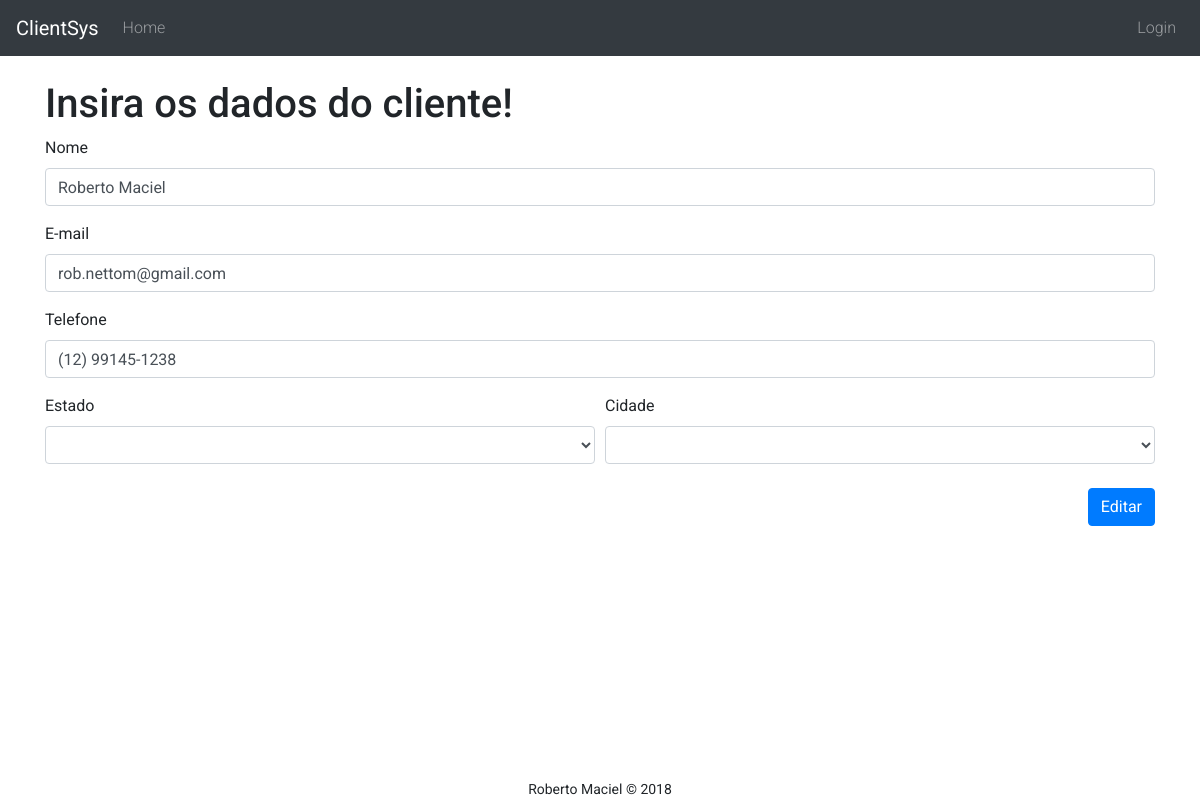
Page /editClient.php?id=1 on the committed database.
### tables this page shows
CREATE TABLE `clients` (
  `id` int(11) NOT NULL,
  `email` varchar(150) NOT NULL,
  `name` varchar(50) NOT NULL,
  `city` varchar(50) NOT NULL,
  `state` varchar(40) NOT NULL,
  `phone` varchar(15) NOT NULL
);

### connection.php (called while the page is built, shortened)
<?php
class CONNECTION
{
    public $user = "root";
    public $password = "";
    public $host = "127.0.0.1";
    public $dbname = "clientsys";
    public function Connect()
    {
        $connect = new PDO("mysql:host=$this->host;port=3306;dbname=$this->dbname", $this->user, $this->password);
        $connect->setAttribute(PDO::ATTR_ERRMODE, PDO::ERRMODE_EXCEPTION);
        $connect->exec("set names utf8");
        return $connect;
    }
    public function GetClientInfo($id)
    {
        $connection = new CONNECTION();
        try {
            $connect = $connection->Connect();
            $connect->exec("set names utf8");
            $lines = $connect->query("SELECT * FROM clients WHERE id = $id");
            return $lines;
        } catch (PDOException $e) {
            echo "Deu erro..." . $e->getMessage();
        }
    }
}

### editClient.php (the view, shortened to what this page needs)
<html>
<head>
    <link rel="stylesheet" href="https://stackpath.bootstrapcdn.com/bootstrap/4.1.1/css/bootstrap.min.css"
>
    <link rel="stylesheet" href="css/style.css" />
</head>
<body>
    <?php
include_once "include/navbar.php";
include_once "connection.php";
$id = $_GET["id"];
$connection = new CONNECTION();
$lines = $connection->GetClientInfo($id);
foreach ($lines as $line) {
}
?>
    <div id="register">
        <div class="container">
            <h1>Insira os dados do cliente!</h1>
            <form method="post" action="client.php?id='<?php echo $id ?>'&action=update">
                <div class="form-group">
                    <label for="name">Nome</label>
                    <input type="text" class="form-control" name="name" id="name" aria-describedby="nameHelp" value="<?php echo $line["name"] ?>" required>
                </div>
                <div class="form-group">
                    <label for="email">E-mail</label>
                    <input type="email" class="form-control" name="email" id="email" aria-describedby="emailHelp" value="<?php echo $line["email"] ?>" required>
                </div>
                <div class="form-group">
                    <label for="phone">Telefone</label>
                    <input type="phone" class="form-control" name="phone" id="phone" aria-describedby="phoneHelp" value="<?php echo $line["phone"] ?>" required>
                </div>
                <div class="form-row">
                    <div class="col">
                    <label for="state">Estado</label>
                        <select type="state" class="form-control" name="state" id="state" aria-describedby="stateHelp" required>
                            <option value="<?php echo $line["state"] ?>"></option>
                        </select>
                    </div>
                    <div class="col">
                        <label for="city">Cidade</label>
                        <select id="city" name="city" class="form-control" required>
                            <option value="<?php echo $line["city"] ?>"></option>
		                </select>
                    </div>
                </div>
                <br>
                <button type="Editar" class="btn btn-primary float-right">Editar</button>
            </form>
        </div>
    </div>
    <?php include_once "include/footer.php"?>
</body>
</html>

### css/style.css (style rules this page uses)
* { font-family: 'Roboto', sans-serif; }
body { margin-top: 80px; margin-bottom: 60px; }

### rows in the picture
clients: name "Roberto Maciel", email "rob.nettom@gmail.com", phone "(12) 99145-1238"

### other values in the picture
$nome "Roberto Maciel"
$ano "2018"
